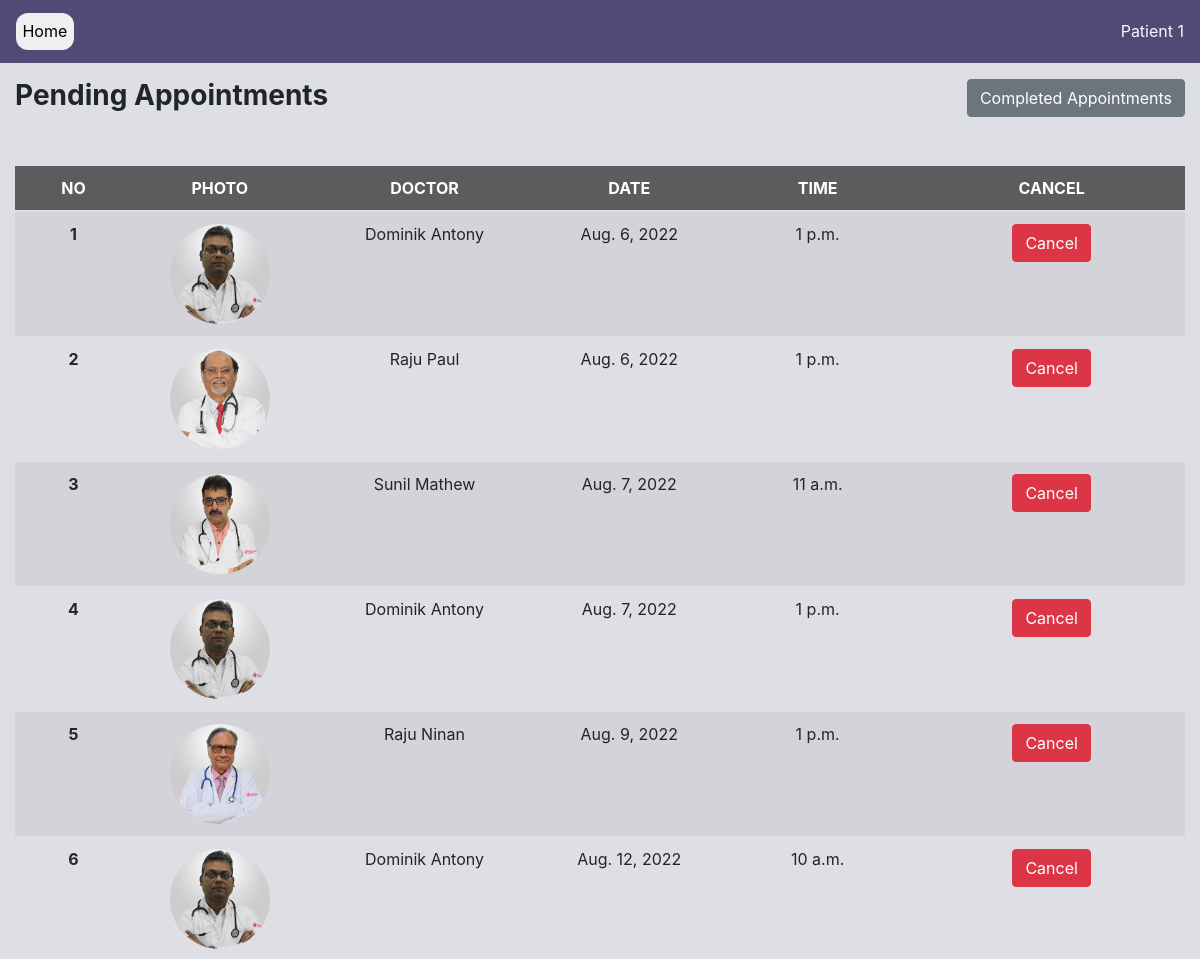
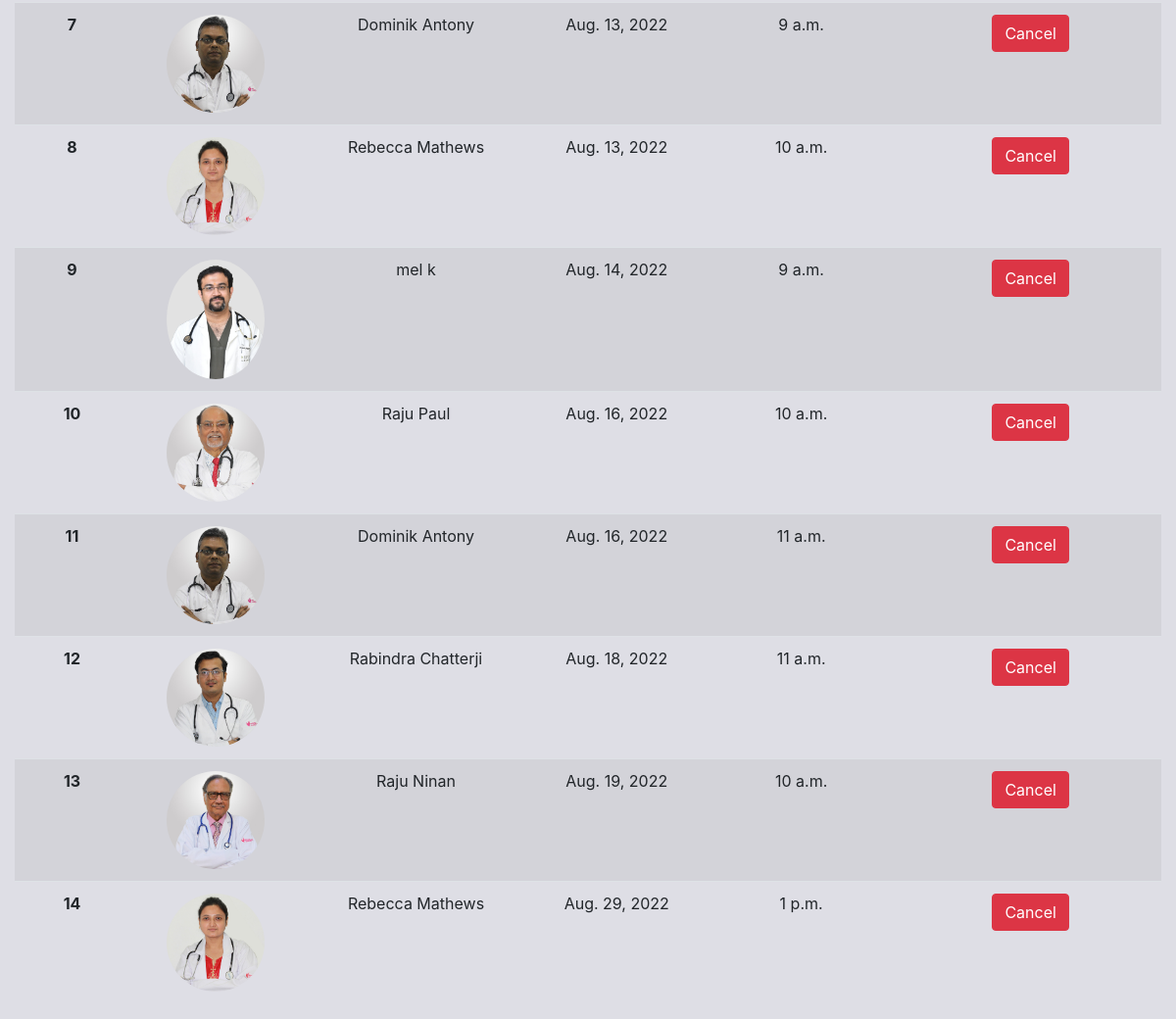
The app's page /appointment-list (signed in), older data (2 pictures, top to bottom).
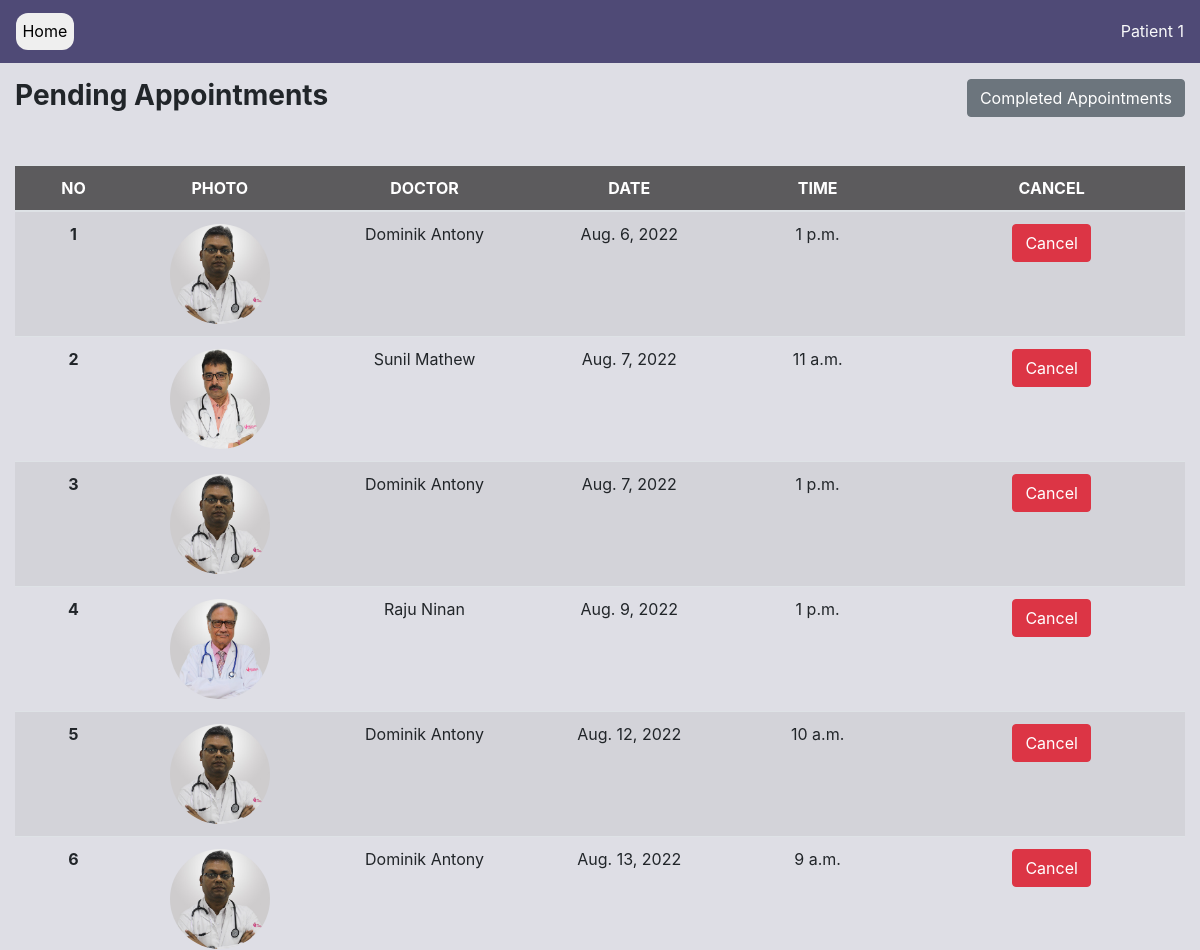
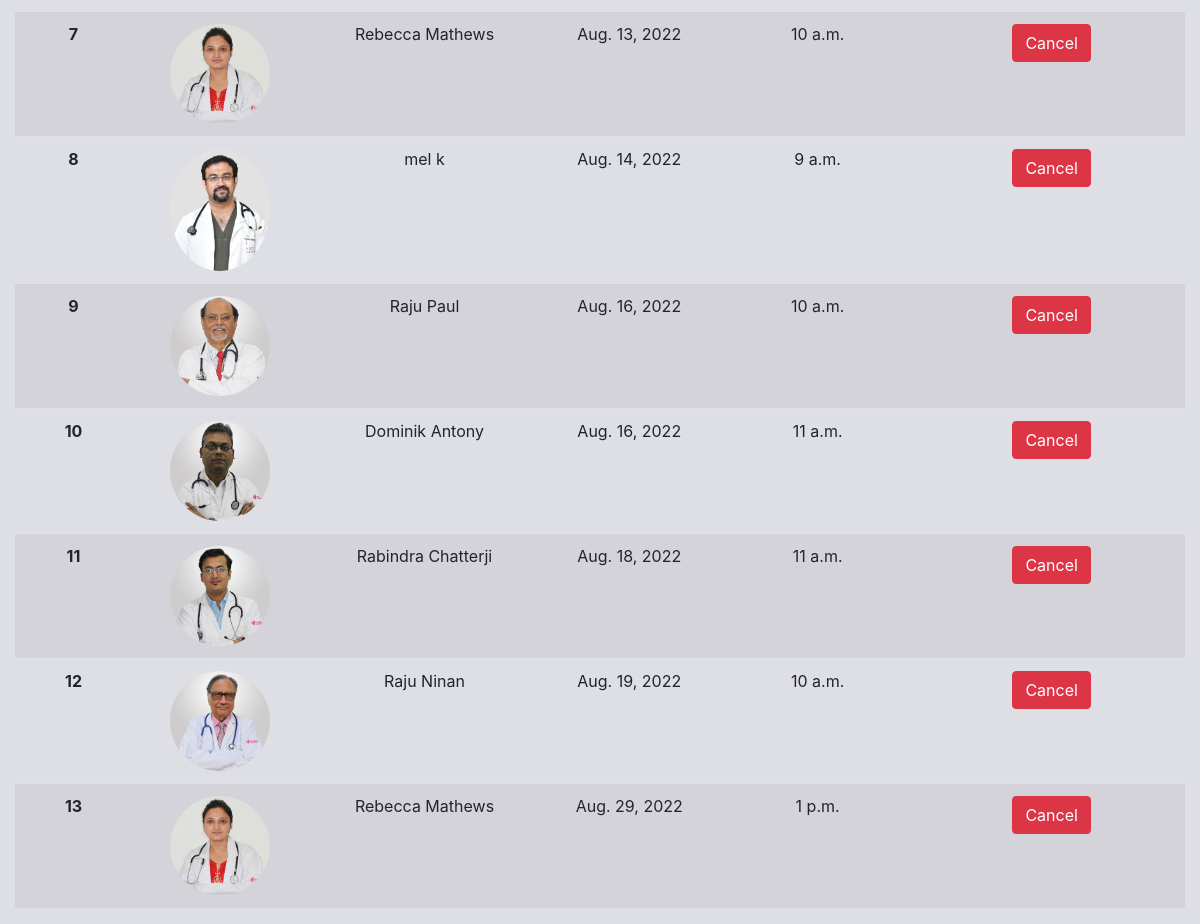
The same page, newer data (2 pictures, top to bottom).
### appointment/models.py (models this page shows, shortened)
class Appointment(models.Model):
    TIME_SLOT = [
    (1, '9:00-10:00'),
    (2, '10:00-11:00'),
    (3, '11:00-12:00'),
    (4, '13:00-14:00'),
    ]
    doctor = models.ForeignKey(User,on_delete=models.CASCADE, limit_choices_to={'user_type': 'D'}, related_name='doctor')
    patient = models.ForeignKey(User,on_delete=models.CASCADE, limit_choices_to={'user_type': 'P'})
    date =  models.DateField()
    start_time = models.TimeField(null=True)
    end_time = models.TimeField(null=True)
    reason = models.TextField()
    status = models.BooleanField(default=False)
    class Meta:
        db_table = 'appointment'
        constraints = [
            models.UniqueConstraint(fields=['patient', 'doctor', 'date'], name='unique_booking')
        ]
        ordering = ['date', 'start_time']

### profiles/models.py (models this page shows, shortened)
class DoctorProfile(models.Model):
    class Meta:
        db_table = 'doctor_profile'
    user = models.OneToOneField(
        User, on_delete=models.CASCADE,
        primary_key=True, limit_choices_to={'user_type': 'D'},
        related_name='docprofile', #* related_name is used to give alternate name to the reverse relationship
        )
    profile_pic = models.ImageField(upload_to='images/profiles/doctors') #TODO Change directory to /images/doctor/username
    qualification = models.CharField(max_length=100, blank=True, null=True)
    department = models.ForeignKey(Department, on_delete=models.CASCADE)

### accounts/models.py (models this page shows, shortened)
class User(AbstractUser):
    DOCTOR = 'D'
    PATIENT = 'P'
    USER_TYPES = [
        (DOCTOR, 'Doctor'),
        (PATIENT, 'Patient'),
    ]
    MALE = 'M'
    FEMALE = 'F'
    OTHER = 'O'
    PREFER_NOT_TO_SAY = 'N'
    GENDER = [
        (MALE, 'Male'),
        (FEMALE, 'Female'),
        (OTHER, 'Other'),
        (PREFER_NOT_TO_SAY, 'Prefer not to say')
    ]
    class Meta:
        db_table = 'user'
    user_type = models.CharField(choices=USER_TYPES, max_length=1, default=PATIENT)
    gender = models.CharField(choices=GENDER,  max_length=1, default=PREFER_NOT_TO_SAY)
    phone = PhoneNumberField(null=True, blank=True)
    def is_patient(self):
        if self.user_type == 'P':
            return True
        return False

### appointment/views.py (the view)
# urls.py: path('appointment-list', views.appointment_list, name='appointment-list'),
def appointment_list(request):
    context = {}
    user = request.user
    if not user.is_patient():
        return HttpResponse("NOT ALLOWED")
    appointments = Appointment.objects.filter(patient=user, status=False)
    context = {'appointments':appointments}
    return render(request, 'patient-appointment-list.html', context=context)

### PMS/context_processors.py (called while the page is built)
def get_departments(request):
    departments = Department.objects.all()
    return {'departments': departments}

def get_time_slots(request):
    time_slot = Appointment.TIME_SLOT
    return {"time_slot": time_slot}

### appointment/templates/patient-appointment-list.html (shortened to what this page needs)
{% load static %}
{% load bootstrap4 %}
<!DOCTYPE html>
<html>
    <head>
        <link rel="stylesheet" href="https://cdn.jsdelivr.net/npm/bootstrap@4.0.0/dist/css/bootstrap.min.css">
    </head>
    <body>
        {% include 'navbar-simple.html' %}
        <section style="height: auto;">
            <div class="container-fluid">
                <div class="row pt-3" style="background-color: #8889a347;">
                    <div class="col-md-6" style="align-items: center;"><h3><b>Pending Appointments</b></h3></div>
                    <div class="col-md-6 text-right">
                        <a href="{% url 'appointment:patient-completed-appointment' %}" class="btn btn-secondary">
                            Completed Appointments
                        </a>
                    </div>
                <br>
                <br>
                <br>
                    <div class="col-md-12 col-12" style="align-items: center;">
                            <div class="table-responsive table-striped">
                                <table class="table table-hover">
                                  <thead class="thead">
                                    <tr>
                                      <th scope="col" width="10%">NO</th>
                                      <th scope="col" width="15%">PHOTO</th>
                                      <th scope="col" width="20%">DOCTOR</th>
                                      <th scope="col" width="15%">DATE</th>
                                      <th scope="col">TIME</th>
                                      <th scope="col">CANCEL</th>
                                    </tr>
                                  </thead>
                            <tbody>
{% for appointment in appointments %}
                                <tr>
                                    <th scope="row">{{forloop.counter}}</th>
                                    <td>
                                        {%if appointment.doctor.docprofile.profile_pic %}
                                            <img src="{{appointment.doctor.docprofile.profile_pic.url}}" class="photo">
                                        {% else %}
                                            <img src="{% static 'images\doctor_default.jpg' %}" class="photo">
                                        {% endif %}
                                    </td>
                                    <td>{{appointment.doctor.get_full_name}}</td>
                                    <td>{{appointment.date}}</td>
                                    <td>{{appointment.start_time}}</td>
                                    <td>
                                        <form action="{% url 'appointment:cancel-appointment' %}" method="post">
                                            <button class="btn btn-danger" type="submit" name="app_id" value={{appointment.id}}>Cancel</button>
                                        </form>
                                    </td>
                                </tr>
{% endfor %}
                            </tbody>
                          </table>
                    </div>
                </div>
            </div>
        </section>
    </body>
</html>

Row changes from the older to the newer data that the page shows:
no longer on this page (row edited): Appointment: doctor.docprofile.profile_pic (picture), doctor.get_full_name "Raju Paul", date "Aug. 6, 2022", start_time "1 p.m.", {{ appointment.id }} 10 (drawn)
